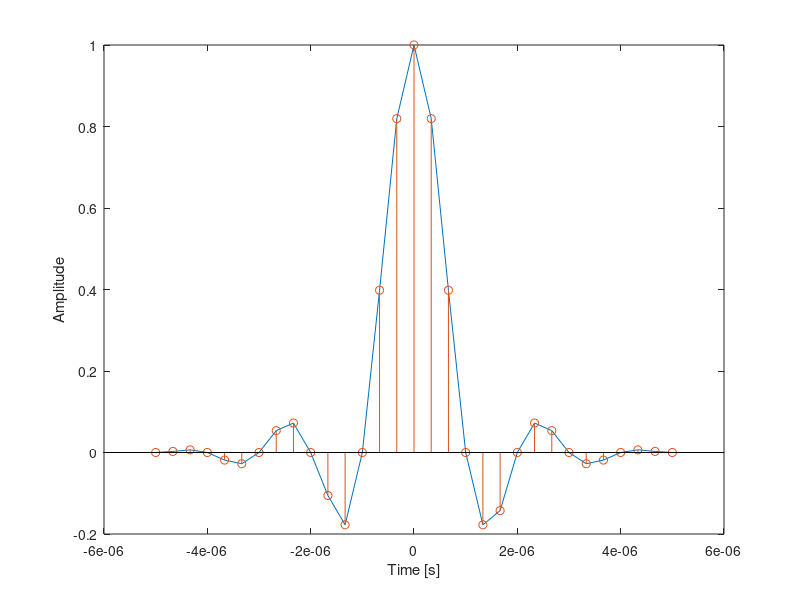

MATLAB code for this plot: (Note: this script raises an error after producing the figure.)
r = 3; % Oversampling factor
T = 1e-6; % Symbol time interval [s].
Fs = r/T; % Sampling frequency
Ts = 1/Fs; % Sampling time
t = -5*T:Ts:5*T; % Time vector (sampling intervals) for one pulse
alfa = 0.3; % Roll-off factor 
% Raised-Cosine FIR filter:
p = sinc(t/T).*((cos(alfa*pi*t/T))./(1-((2*alfa*t/T).^2)));
figure
plot(t,p)
hold on
stem(t,p)
xlabel('Time [s]')
ylabel('Amplitude')
hold off 
% Zero vector initialized for Up-sampled symbol sequence
symbol_upsampled = zeros(size(1:r*N_symbols));
% Up-sampled sequence, i.e. a1, 0, 0, a2, 0, 0, a3, 0, 0, a4, 0, ...
symbol_upsampled(1:r:r*N_symbols) = symbols;
% Transmitter filtering
xn = filter(p,1,symbol_upsampled);
% Remove filter delay. In general it is the sample index of the the maximum
% value of the impulse response. Thus, check "figure,stem(1:length(p),p)",
% where the maximum is at the 16th sample. Thus, the first symbol
% corresponds the 16th sample
figure
stem(1:length(p),p)
filter_delay = (length(p)-1)/2;
xn = xn(filter_delay+1:end); 
figure
plot(0:Ts:199*Ts,xn(1:200)); % Plotting a piece of the generated signal
xlabel('Time [s]')
ylabel('Amplitude') 

